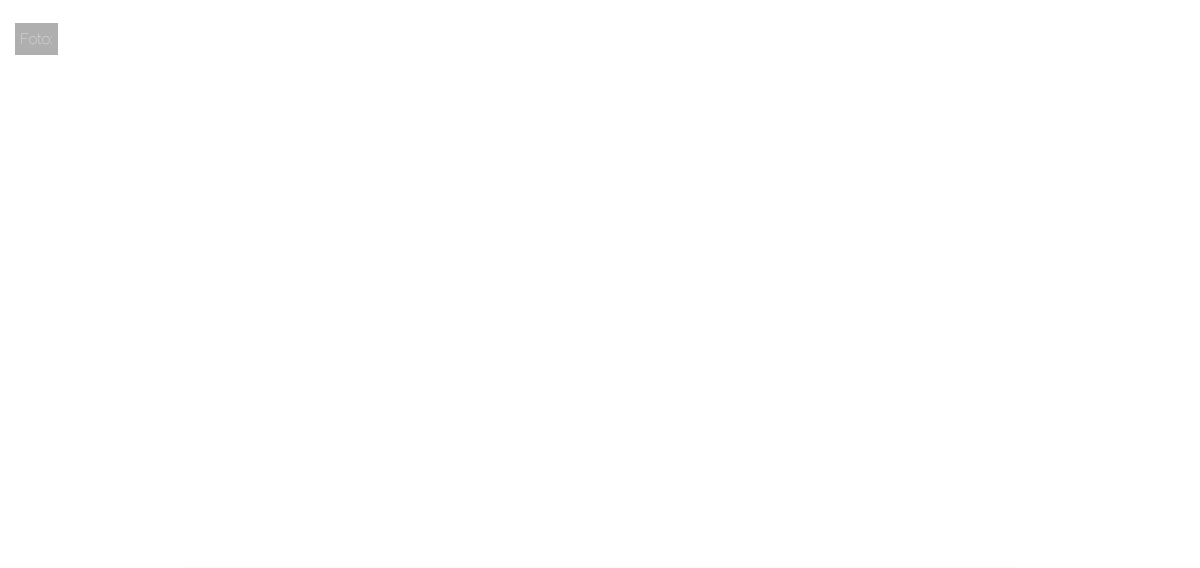
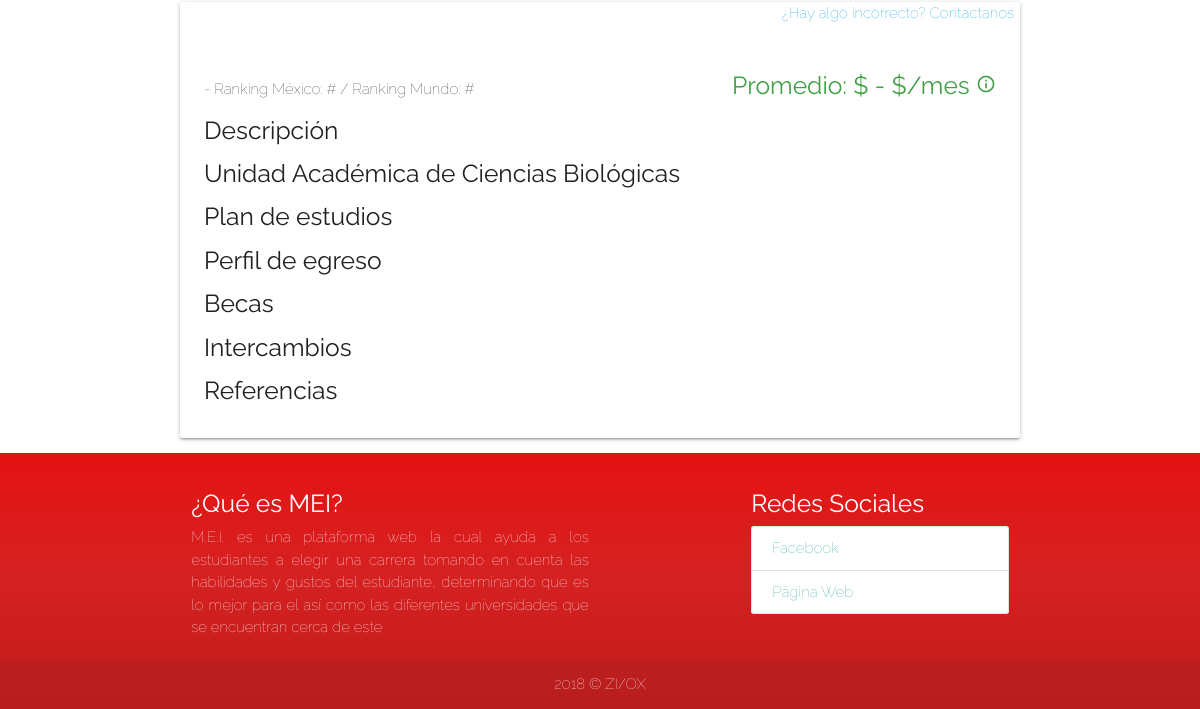
The app's page /public/nuevos/carrera.php?carrera=Cirujano Dentista&uni=Unidad Académica de Ciencias Biológicas, older data (2 pictures, top to bottom).
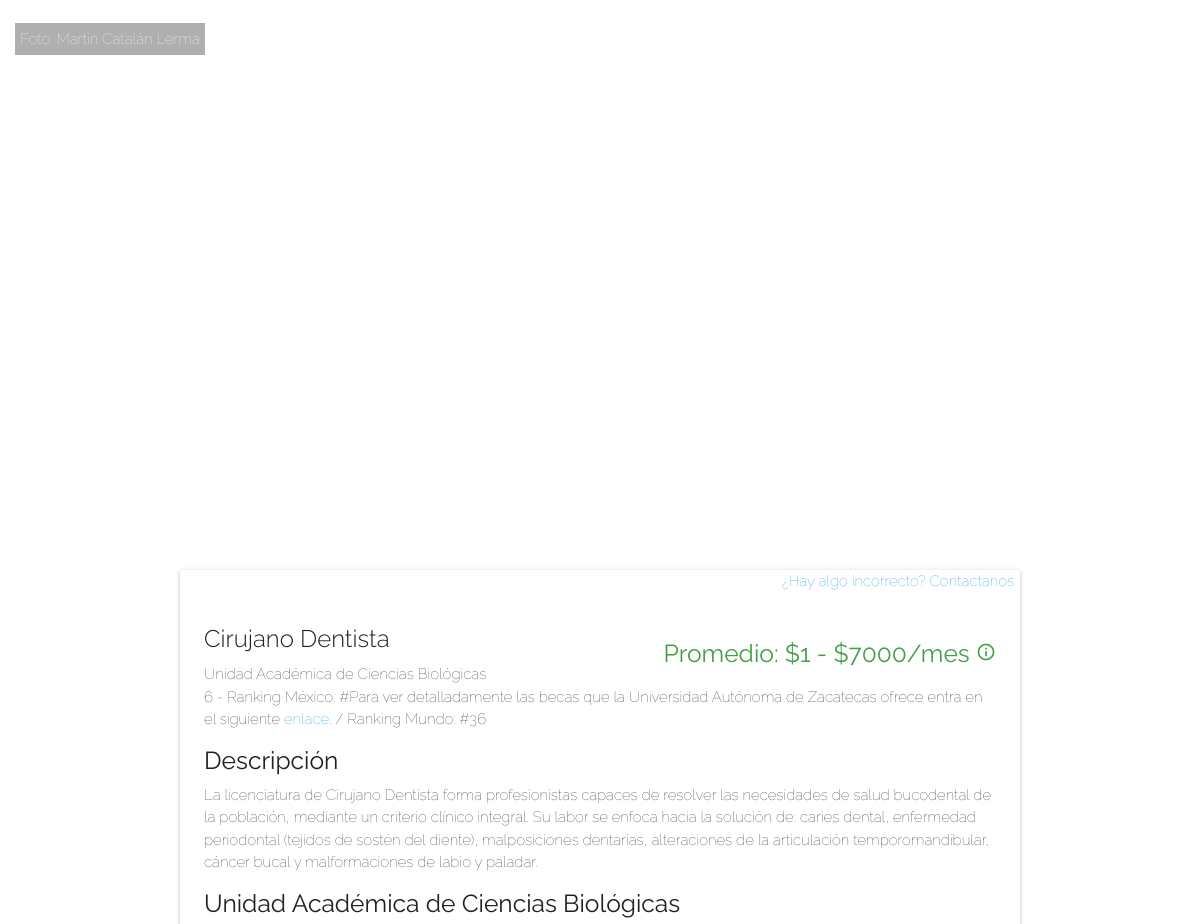
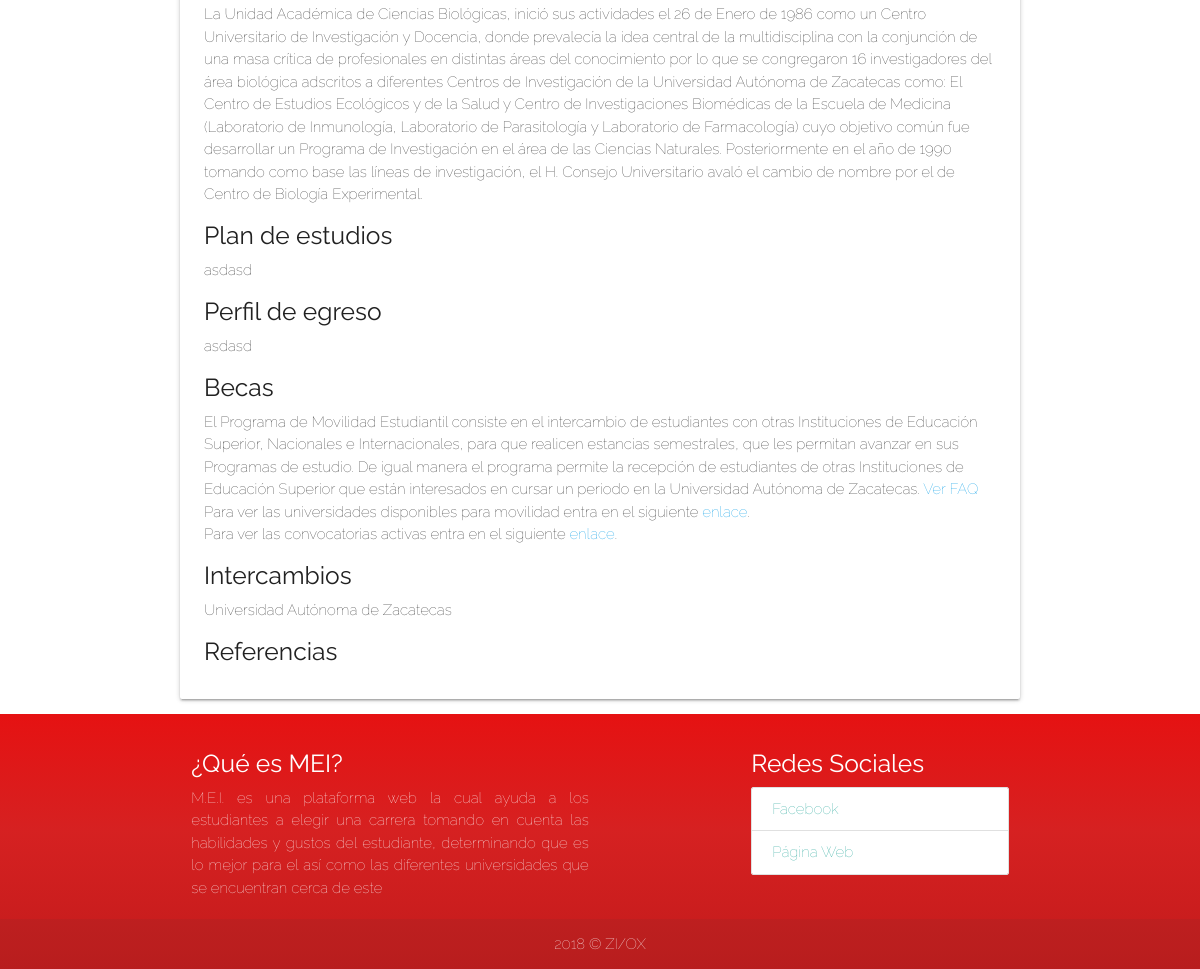
The same page, newer data (2 pictures, top to bottom).
### tables this page shows
CREATE TABLE `carrera_uni` (
  `UID` int(11) NOT NULL,
  `id_carrera` int(11) NOT NULL,
  `plan_estudio` mediumtext NOT NULL,
  `perfil_egreso` mediumtext NOT NULL,
  `id_universidad` int(11) NOT NULL,
  `referencias` text NOT NULL
);

CREATE TABLE `universidad` (
  `UID` int(11) NOT NULL,
  `nombre` varchar(150) NOT NULL,
  `descripcion` mediumtext NOT NULL,
  `lat` varchar(72) NOT NULL,
  `lng` varchar(72) NOT NULL,
  `foto_url` varchar(300) DEFAULT NULL,
  `foto_autor` varchar(70) NOT NULL,
  `ciudad` varchar(72) NOT NULL,
  `id_institutucion` int(11) NOT NULL
);

CREATE TABLE `carrera_info` (
  `UID` int(11) NOT NULL,
  `nombre` varchar(72) NOT NULL,
  `descripcion` mediumtext NOT NULL,
  `id_area` int(11) NOT NULL,
  `salario_min` float DEFAULT NULL,
  `salario_max` float DEFAULT NULL,
  `keywords` text NOT NULL
);

CREATE TABLE `institucion` (
  `UID` int(11) NOT NULL,
  `name` varchar(120) NOT NULL,
  `intercambio` mediumtext NOT NULL,
  `becas` mediumtext NOT NULL,
  `rank_nac` int(11) DEFAULT NULL,
  `rank_mun` int(11) DEFAULT NULL
);

### public/nuevos/carrera.php (the view, shortened to what this page needs)
<?php
  include '../../private/conn.php';
  $name = $_GET['carrera'];
  $uni = $_GET['uni'];
  $query = mysqli_query($con,"SELECT * FROM carrera_uni
            JOIN universidad ON universidad.UID = carrera_uni.id_universidad
            JOIN carrera_info ON carrera_info.UID = carrera_uni.id_carrera
            JOIN institucion ON institucion.UID = universidad.id_institutucion
            WHERE carrera_info.nombre  = '$name' AND universidad.nombre = '$uni'");
  $carrera = mysqli_fetch_array($query, MYSQLI_NUM);
  ?>
<html>
    <head>
        <link rel="stylesheet" type="text/css" href="../../assets/css/estilos.css">
    <link rel="stylesheet" href="https://cdnjs.cloudflare.com/ajax/libs/materialize/1.0.0-rc.2/css/materialize.min.css">
    </head>
    <body style="background-image: url('<?php echo $carrera[11]; ?>');background-size: cover;background-attachment: fixed; background-position: center center;">
        <?php
            echo '
            <div>
              <div class=""><span style="position: absolute; padding:5px; margin:15px; background-color:#00000050; color: white; ">Foto: '.$carrera[12].'</span></div>
            </div>';
        ?>
        <div id="container" style="display:block;">
            <div class="container">
                <?php
                  echo '
                  <div class="card white-1">
                  <span class="right" style="margin-right:6px"><a href="#modal-email" class="modal-trigger">¿Hay algo incorrecto? Contactanos</a></span>
                    <div class="card-content">
                      <span class="right green-text text-darken-1"><h5>Promedio: $'.$carrera[18].' - $'.$carrera[19].'/mes <i class="material-icons tooltipped" style="font-size: 20px;" data-position="bottom" data-delay="0" data-tooltip="El promedio depende de la experiencia, el puesto, la preparación profesional y del trabajo realizado en el mes.">info_outline</i></h5></span>
                      <span><h3 class="card-title">'.$carrera[16].'</h3></span>
                      <span class="carrera">'.$carrera[7].'</span><br>
                      <span class="carrera">'.$carrera[22].' - Ranking México: #'.$carrera[25].' / Ranking Mundo: #'.$carrera[26].'</span><br>
                      <h5>Descripción</h5>
                      <span class="carrera">'.$carrera[17].'</span>
                      <h5>'.$uni.'</h5>
                      <span class="carrera">'.$carrera[8].'</span>
                      <h5>Plan de estudios</h5>
                      <span class="carrera">'.$carrera[2].'</span>
                      <h5>Perfil de egreso</h5>
                      <span class="carrera">'.$carrera[3].'</span>
                      <h5>Becas</h5>
                      <span class="carrera">'.$carrera[24].'</span>
                      <h5>Intercambios</h5>
                      <span class="carrera">'.$carrera[23].'</span>
                      <h5>Referencias</h5>
                      <span class="carrera">'.$carrera[5].'</span>
                    </div>
                  </div>';
                ?>
            </div>
        </div>
    </body>
</html>

Row changes from the older to the newer data that the page shows:
added carrera_uni: id_universidad.foto_autor "Martín Catalán Lerma", id_carrera.id_area "1", id_carrera.salario_min "7000", id_carrera.nombre "Cirujano Dentista", id_universidad.nombre "Unidad Académica de Ciencias Biológicas", institucion.UID "6", institucion.becas "Para ver detalladamente las becas que la Universidad Autónoma de Zacatecas ofrece entra en el siguiente enlace .", institucion.rank_nac "36", id_carrera.descripcion "La licenciatura de Cirujano Dentista forma profesionistas capaces de resolver las necesidades de salud bucodental de la población, mediante un criterio clínico integral. Su labor se enfoca hacia la solución de: caries dental, enfermedad periodontal (tejidos de sostén del diente), malposiciones dentarias, alteraciones de la articulación temporomandibular, cáncer bucal y malformaciones de labio y paladar.", id_universidad.descripcion "La Unidad Académica de Ciencias Biológicas, inició sus actividades el 26 de Enero de 1986 como un Centro Universitario de Investigación y Docencia, donde prevalecía la idea central de la multidisciplina con la conjunción de una masa crítica de profesionales en distintas áreas del conocimiento por lo que se congregaron 16 investigadores del área biológica adscritos a diferentes Centros de Investigación de la Universidad Autónoma de Zacatecas como: El Centro de Estudios Ecológicos y de la Salud y Centro de Investigaciones Biomédicas de la Escuela de Medicina (Laboratorio de Inmunología, Laboratorio de Parasitología y Laboratorio de Farmacología) cuyo objetivo común fue desarrollar un Programa…", plan_estudio "asdasd", perfil_egreso "asdasd", institucion.intercambio "El Programa de Movilidad Estudiantil consiste en el intercambio de estudiantes con otras Instituciones de Educación Superior, Nacionales e Internacionales, para que realicen estancias semestrales, que les permitan avanzar en sus Programas de estudio. De igual manera el programa permite la recepción de estudiantes de otras Instituciones de Educación Superior que están interesados en cursar un periodo en la Universidad Autónoma de Zacatecas. Ver FAQ Para ver las universidades disponibles para movilidad entra en el siguiente enlace . Para ver las convocatorias activas entra en el siguiente enlace .", institucion.name "Universidad Autónoma de Zacatecas"
